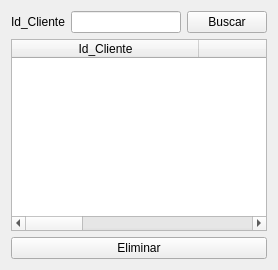
                      <widget class="QWidget" name="page_Cliente_Eliminar">
                       <layout class="QVBoxLayout" name="verticalLayout_17">
                        <item>
                         <layout class="QHBoxLayout" name="horizontalLayout_15">
                          <item>
                           <widget class="QLabel" name="label_LugarDestino_Registrar_20">
                            <property name="text">
                             <string>&lt;html&gt;&lt;head/&gt;&lt;body&gt;&lt;p align=&quot;center&quot;&gt;Id_Cliente&lt;/p&gt;&lt;/body&gt;&lt;/html&gt;</string>
                            </property>
                           </widget>
                          </item>
                          <item>
                           <widget class="QLineEdit" name="lineEdit_IdCliente_Eliminar">
                            <property name="maximumSize">
                             <size>
                              <width>400</width>
                              <height>16777215</height>
                             </size>
                            </property>
                           </widget>
                          </item>
                          <item>
                           <widget class="QPushButton" name="Boton_IdClienteBuscar_Eliminar">
                            <property name="cursor">
                             <cursorShape>PointingHandCursor</cursorShape>
                            </property>
                            <property name="styleSheet">
                             <string notr="true"/>
                            </property>
                            <property name="text">
                             <string>Buscar</string>
                            </property>
                           </widget>
                          </item>
                         </layout>
                        </item>
                        <item>
                         <widget class="QTableWidget" name="tableWidget_Cliente_Eliminar">
                          <property name="editTriggers">
                           <set>QAbstractItemView::NoEditTriggers</set>
                          </property>
                          <attribute name="horizontalHeaderCascadingSectionResizes">
                           <bool>true</bool>
                          </attribute>
                          <attribute name="horizontalHeaderDefaultSectionSize">
                           <number>187</number>
                          </attribute>
                          <column>
                           <property name="text">
                            <string>Id_Cliente</string>
                           </property>
                          </column>
                          <column>
                           <property name="text">
                            <string>Cedula</string>
                           </property>
                          </column>
                          <column>
                           <property name="text">
                            <string>Nombre</string>
                           </property>
                          </column>
                          <column>
                           <property name="text">
                            <string>Apellidos</string>
                           </property>
                          </column>
                         </widget>
                        </item>
                        <item>
                         <widget class="QPushButton" name="Boton_Cliente_Eliminar">
                          <property name="maximumSize">
                           <size>
                            <width>16777215</width>
                            <height>16777215</height>
                           </size>
                          </property>
                          <property name="cursor">
                           <cursorShape>PointingHandCursor</cursorShape>
                          </property>
                          <property name="styleSheet">
                           <string notr="true">QPushButton:hover {
	background-color: rgb(0,0,0);
	
	color: rgb(255, 0, 0);
}
</string>
                          </property>
                          <property name="text">
                           <string>Eliminar</string>
                          </property>
                         </widget>
                        </item>
                       </layout>
                      </widget>
